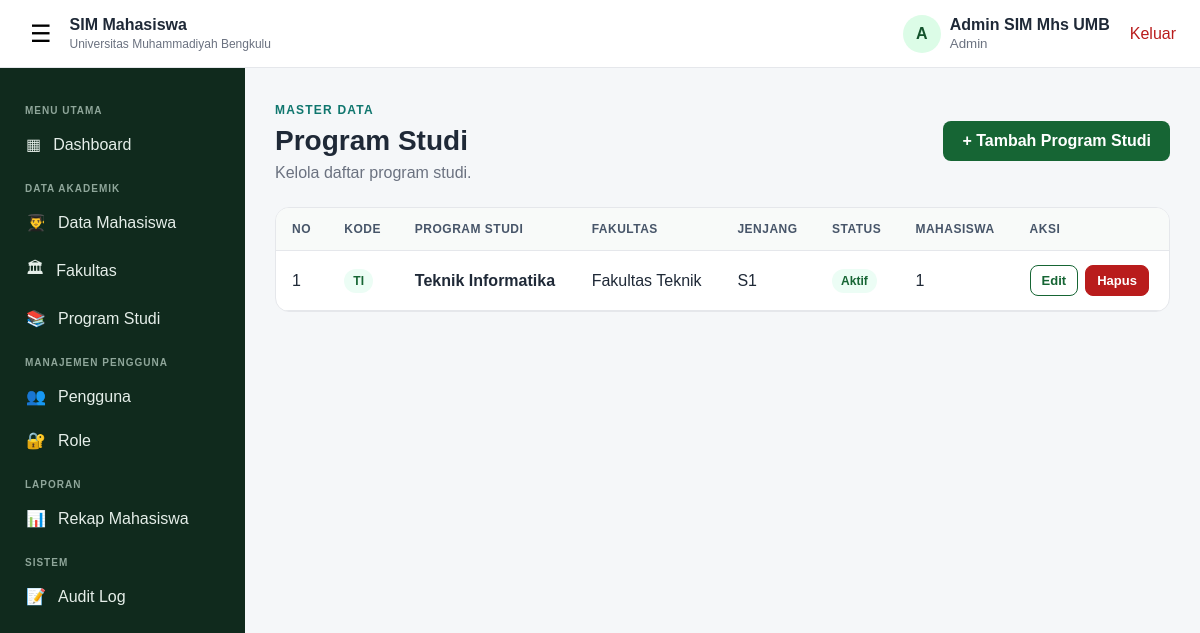
The app's page /sim_mahasiswa_rbac_role_crud/prodi.php (signed in) with its own data.
### tables this page shows
CREATE TABLE `program_studi` (
  `id_program_studi` bigint(20) UNSIGNED NOT NULL,
  `id_fakultas` bigint(20) UNSIGNED NOT NULL,
  `kode_program_studi` varchar(20) NOT NULL,
  `nama_program_studi` varchar(200) NOT NULL,
  `jenjang` varchar(20) NOT NULL DEFAULT 'S1',
  `status_aktif` enum('Aktif','Tidak Aktif') NOT NULL DEFAULT 'Aktif',
  `created_at` timestamp NOT NULL DEFAULT current_timestamp(),
  `updated_at` timestamp NOT NULL DEFAULT current_timestamp() ON UPDATE current_timestamp()
);

CREATE TABLE `fakultas` (
  `id_fakultas` bigint(20) UNSIGNED NOT NULL,
  `id_universitas` bigint(20) UNSIGNED NOT NULL,
  `kode_fakultas` varchar(20) NOT NULL,
  `nama_fakultas` varchar(200) NOT NULL,
  `created_at` timestamp NOT NULL DEFAULT current_timestamp(),
  `updated_at` timestamp NOT NULL DEFAULT current_timestamp() ON UPDATE current_timestamp()
);

### sim_mahasiswa_rbac_role_crud/app_helpers.php (called while the page is built, shortened)
<?php
function e($value): string {
    return htmlspecialchars((string)$value, ENT_QUOTES, 'UTF-8');
}

### sim_mahasiswa_rbac_role_crud/prodi.php (the view)
<?php require_once 'auth_check.php';require_once '../koneksi.php';require_once 'app_helpers.php';wajib_role(['ADMIN']);$result=mysqli_query($koneksi,"SELECT ps.*,f.nama_fakultas,(SELECT COUNT(*) FROM mahasiswa m WHERE m.id_program_studi=ps.id_program_studi) jumlah_mahasiswa FROM program_studi ps JOIN fakultas f ON ps.id_fakultas=f.id_fakultas ORDER BY ps.id_program_studi DESC");?><!doctype html><html lang="id"><head><meta charset="utf-8"><meta name="viewport" content="width=device-width,initial-scale=1"><title>Program Studi</title><link rel="stylesheet" href="style.css"></head><body class="app-body"><?php include 'topbar.php';include 'sideleftbar.php';?><main class="main-content"><div class="page-heading page-heading-flex"><div><span class="eyebrow">MASTER DATA</span><h1>Program Studi</h1><p>Kelola daftar program studi.</p></div><a class="btn btn-primary" href="prodi_tambah.php">+ Tambah Program Studi</a></div><?php flash_html();?><div class="dashboard-panel"><div class="table-responsive"><table class="data-table"><thead><tr><th>No</th><th>Kode</th><th>Program Studi</th><th>Fakultas</th><th>Jenjang</th><th>Status</th><th>Mahasiswa</th><th>Aksi</th></tr></thead><tbody><?php $no=1;while($r=mysqli_fetch_assoc($result)):?><tr><td><?=$no++?></td><td><span class="badge"><?=e($r['kode_program_studi'])?></span></td><td><strong><?=e($r['nama_program_studi'])?></strong></td><td><?=e($r['nama_fakultas'])?></td><td><?=e($r['jenjang'])?></td><td><span class="badge <?= $r['status_aktif']==='Aktif'?'':'badge-warning'?>"><?=e($r['status_aktif'])?></span></td><td><?=$r['jumlah_mahasiswa']?></td><td><div class="action-group"><a class="btn btn-sm btn-outline" href="prodi_edit.php?id=<?=$r['id_program_studi']?>">Edit</a><form method="post" action="prodi_hapus.php" onsubmit="return confirm('Hapus program studi ini?');"><input type="hidden" name="id" value="<?=$r['id_program_studi']?>"><?=csrf_field()?><button class="btn btn-sm btn-danger">Hapus</button></form></div></td></tr><?php endwhile;?></tbody></table></div></div></main><script src="script.js"></script></body></html>

### sim_mahasiswa_rbac_role_crud/style.css (style rules this page uses)
* { box-sizing: border-box; }
:root { --primary: #166534; --primary-dark: #14532d; --secondary: #0f766e; --text: #1f2937; --muted: #6b7280; --border: #e5e7eb; --bg: #f5f7f9; --white: #ffffff; --danger: #b91c1c; --sidebar: #102a1d; }
body { margin: 0; font-family: Arial, Helvetica, sans-serif; color: var(--text); background: var(--bg); }
a { text-decoration: none; color: inherit; }
.btn { display: inline-flex; align-items: center; justify-content: center; border: 1px solid transparent; border-radius: 8px; padding: 10px 18px; font-weight: 600; cursor: pointer; }
.btn-primary { background: var(--primary); color: #fff; }
.btn-outline { border-color: var(--primary); color: var(--primary); background: #fff; }
.eyebrow { color: var(--secondary); font-size: 12px; font-weight: 800; letter-spacing: 1.2px; }
.app-body { min-height: 100vh; }
.main-content { margin-left: 245px; padding: 100px 30px 40px; min-height: 100vh; }
.page-heading { margin-bottom: 25px; }
.page-heading h1 { margin: 7px 0; font-size: 28px; }
.page-heading p { color: var(--muted); margin: 0; }
.dashboard-panel { background: #fff; border: 1px solid var(--border); border-radius: 14px; margin-top: 25px; }
.page-heading-flex { display: flex; align-items: center; justify-content: space-between; gap: 20px; }
.table-responsive { overflow-x: auto; }
.data-table { width: 100%; border-collapse: collapse; min-width: 850px; }
.data-table th, .data-table td { padding: 14px 16px; border-bottom: 1px solid var(--border); text-align: left; vertical-align: middle; }
.data-table th { background: #f9fafb; color: #4b5563; font-size: 12px; text-transform: uppercase; letter-spacing: .5px; }
.badge { display: inline-block; padding: 5px 9px; border-radius: 6px; background: #ecfdf5; color: var(--primary-dark); font-size: 12px; font-weight: 700; }
.action-group { display: flex; align-items: center; gap: 6px; }
.action-group form { margin: 0; }
.btn-sm { padding: 7px 11px; font-size: 12px; }
.btn-danger { background: #dc2626; color: #fff; }
.btn { position:relative;overflow:hidden;transition:transform .2s ease,box-shadow .2s ease,background .2s ease,border-color .2s ease }
.btn::after { content:"";position:absolute;width:0;height:0;border-radius:50%;background:rgba(255,255,255,.28);left:50%;top:50%;transform:translate(-50%,-50%);transition:width .35s ease,height .35s ease }
.btn-danger { background:#b91c1c;color:#fff;border:1px solid #b91c1c }
.btn-sm { padding:7px 11px;font-size:13px }
.action-group { display:flex;gap:7px;align-items:center;flex-wrap:wrap }
.action-group form { margin:0 }
.dashboard-panel { overflow:hidden }
.table-responsive { overflow-x:auto }
.data-table { width:100%;border-collapse:collapse;min-width:760px }
.data-table th,.data-table td { padding:14px 16px;text-align:left;border-bottom:1px solid var(--border);vertical-align:middle }
.data-table th { background:#f8faf9;color:#475569;font-size:12px;text-transform:uppercase;letter-spacing:.5px }
.data-table tbody tr { transition:background .18s ease }
.badge { display:inline-flex;padding:5px 9px;border-radius:999px;background:#ecfdf5;color:#166534;font-size:12px;font-weight:700 }
.main-content { animation:pageFade .45s ease }

### records on screen
program_studi: kode_program_studi "TI", nama_program_studi "Teknik Informatika", id_fakultas.nama_fakultas "Fakultas Teknik", jenjang "S1", status_aktif "Aktif", jumlah_mahasiswa "1"

### other values on screen
substr($namaPengguna, 0, 1) "A"
$namaPengguna "Admin SIM Mhs UMB"
$namaRole "Admin"
